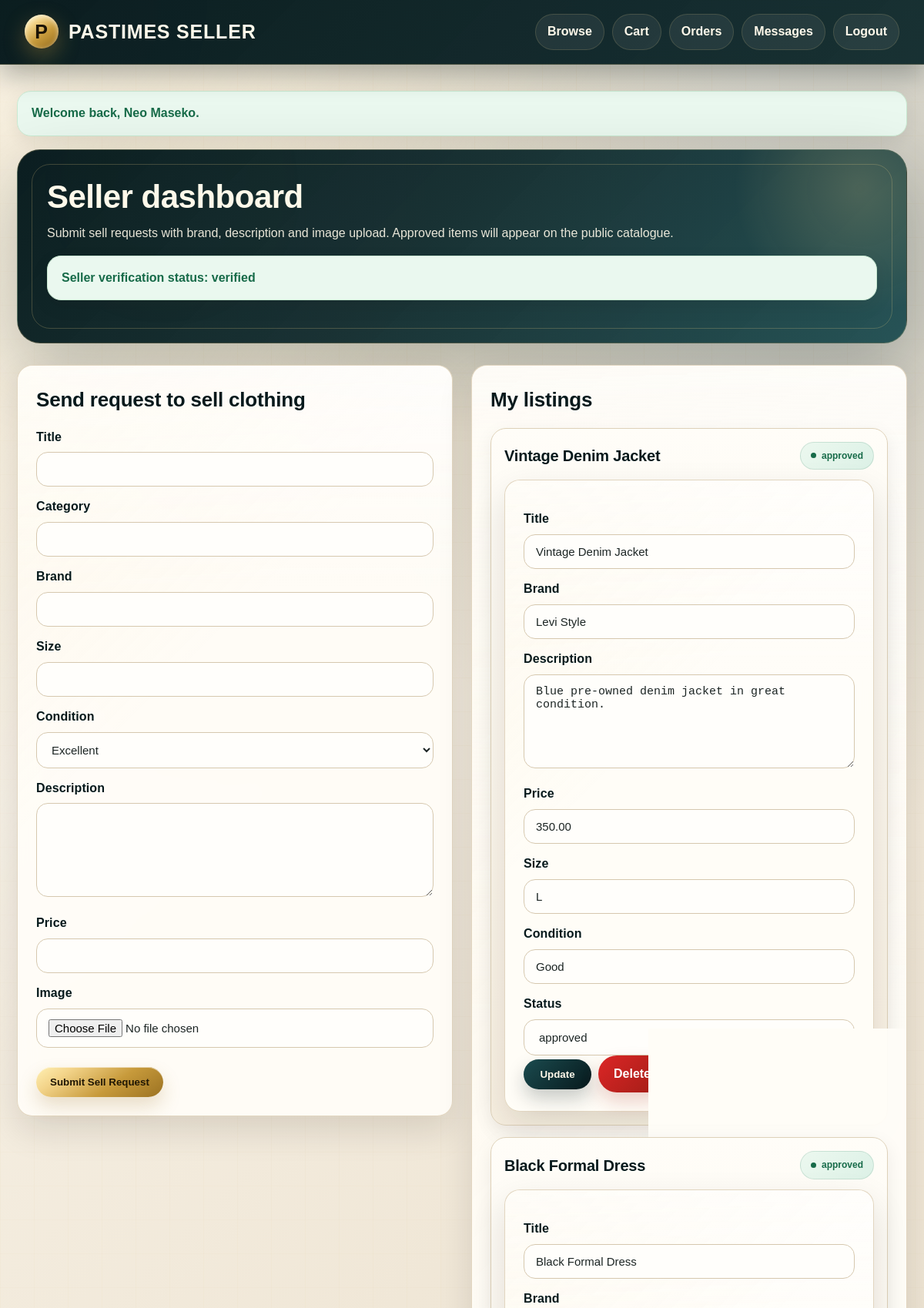
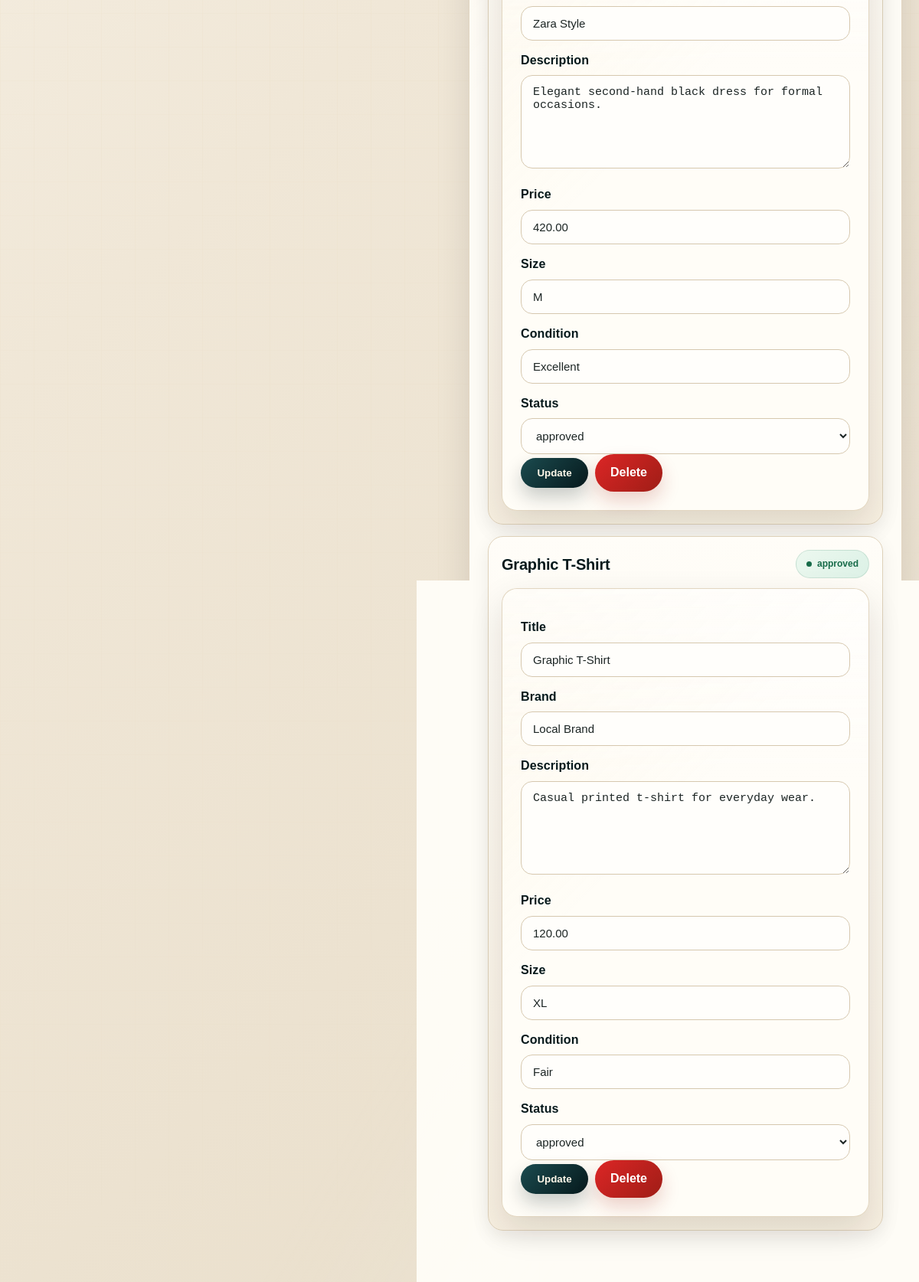
The page /seller_dashboard.php (signed in) on the database its author committed (2 pictures, top to bottom).
### tables this page shows
CREATE TABLE tblUser (
    user_id INT AUTO_INCREMENT PRIMARY KEY,
    full_name VARCHAR(100) NOT NULL,
    username VARCHAR(50) NOT NULL UNIQUE,
    email VARCHAR(100) NOT NULL UNIQUE,
    phone VARCHAR(20) NOT NULL,
    password_hash VARCHAR(255) NOT NULL,
    role ENUM('customer','seller') NOT NULL DEFAULT 'customer',
    status ENUM('pending','verified','rejected') NOT NULL DEFAULT 'verified',
    created_at TIMESTAMP DEFAULT CURRENT_TIMESTAMP
);

CREATE TABLE tblClothes (
    clothes_id INT AUTO_INCREMENT PRIMARY KEY,
    seller_id INT NOT NULL,
    title VARCHAR(120) NOT NULL,
    category VARCHAR(60) NOT NULL,
    brand VARCHAR(80),
    size VARCHAR(20) NOT NULL,
    item_condition VARCHAR(40) NOT NULL,
    description TEXT,
    price DECIMAL(10,2) NOT NULL,
    image_path VARCHAR(255),
    status ENUM('pending','approved','sold','hidden','rejected') NOT NULL DEFAULT 'pending',
    created_at TIMESTAMP DEFAULT CURRENT_TIMESTAMP,
    CONSTRAINT fk_clothes_user FOREIGN KEY (seller_id) REFERENCES tblUser(user_id)
        ON UPDATE CASCADE ON DELETE CASCADE
);

### seller_dashboard.php (the view, shortened to what this page needs)
<?php
include 'helpers.php';
include 'DBConn.php';
$user = getCurrentUser($conn);
$listingsStmt = $conn->prepare('SELECT * FROM tblClothes WHERE seller_id = ? ORDER BY created_at DESC');
$listingsStmt->bind_param('i', $user['user_id']);
$listingsStmt->execute();
$listingsResult = $listingsStmt->get_result();
$listings = [];
while ($row = $listingsResult->fetch_assoc()) {
    $listings[] = $row;
}
?>
<!DOCTYPE html>
<html>
<head>
    <link rel="stylesheet" href="assets/style.css">
</head>
<body>
<div class="navbar">
    <div class="brand">Pastimes Seller</div>
    <div class="navlinks">
        <a href="dashboard.php">Browse</a>
        <a href="cart.php">Cart</a>
        <a href="orders.php">Orders</a>
        <a href="messages.php">Messages</a>
        <a href="logout.php">Logout</a>
    </div>
</div>
<div class="container">
    <div class="hero">
        <h1>Seller dashboard</h1>
        <p>Submit sell requests with brand, description and image upload. Approved items will appear on the public catalogue.</p>
        <div class="alert <?= $user['status'] === 'verified' ? 'success' : 'warning' ?> inline-alert">
            Seller verification status: <strong><?= esc($user['status']) ?></strong>
        </div>
    </div>
    <div class="two-column-layout">
        <form method="post" enctype="multipart/form-data">
            <h2>Send request to sell clothing</h2>
            <label>Title</label>
            <input name="title" required>
            <label>Category</label>
            <input name="category" required>
            <label>Brand</label>
            <input name="brand" required>
            <label>Size</label>
            <input name="size" required>
            <label>Condition</label>
            <select name="item_condition">
                <option>Excellent</option>
            </select>
            <label>Description</label>
            <textarea name="description" required></textarea>
            <label>Price</label>
            <input type="number" name="price" step="0.01" required>
            <label>Image</label>
            <input type="file" name="item_image" accept="image/*">
            <br><br>
            <button class="btn" type="submit">Submit Sell Request</button>
        </form>
        <div class="card">
            <h2>My listings</h2>
            <?php if (!$listings): ?>
                <p>No listings submitted yet.</p>
            <?php else: ?>
                <?php foreach ($listings as $listing): ?>
                    <div class="listing-box">
                        <div class="listing-header">
                            <h3><?= esc($listing['title']) ?></h3>
                            <span class="badge <?= $listing['status'] === 'pending' ? 'pending' : '' ?>"><?= esc($listing['status']) ?></span>
                        </div>
                        <form method="post">
                            <label>Title</label>
                            <input name="title" value="<?= esc($listing['title']) ?>">
                            <label>Brand</label>
                            <input name="brand" value="<?= esc($listing['brand']) ?>">
                            <label>Description</label>
                            <textarea name="description"><?= esc($listing['description']) ?></textarea>
                            <label>Price</label>
                            <input type="number" step="0.01" name="price" value="<?= esc($listing['price']) ?>">
                            <label>Size</label>
                            <input name="size" value="<?= esc($listing['size']) ?>">
                            <label>Condition</label>
                            <input name="item_condition" value="<?= esc($listing['item_condition']) ?>">
                            <label>Status</label>
                            <select name="status">
                                <option value="approved" <?= $listing['status'] === 'approved' ? 'selected' : '' ?>>approved</option>
                            </select>
                            <div class="actions">
                                <button class="btn secondary" type="submit">Update</button>
                                <a class="btn danger" href="?delete=<?= (int)$listing['clothes_id'] ?>" onclick="return confirm('Delete this listing?')">Delete</a>
                            </div>
                        </form>
                    </div>
                <?php endforeach; ?>
            <?php endif; ?>
        </div>
    </div>
</div>
</body>
</html>

### rows shown on the page
tbluser: status "verified"
tblclothes: title "Vintage Denim Jacket", status "approved", brand "Levi Style", description "Blue pre-owned denim jacket in great condition.", price "350.00", size "L", item_condition "Good"
tblclothes: title "Black Formal Dress", status "approved", brand "Zara Style", description "Elegant second-hand black dress for formal occasions.", price "420.00", size "M", item_condition "Excellent"
tblclothes: title "Graphic T-Shirt", status "approved", brand "Local Brand", description "Casual printed t-shirt for everyday wear.", price "120.00", size "XL", item_condition "Fair"

### other values the page prints
$flash['message'] "Welcome back, Neo Maseko."
